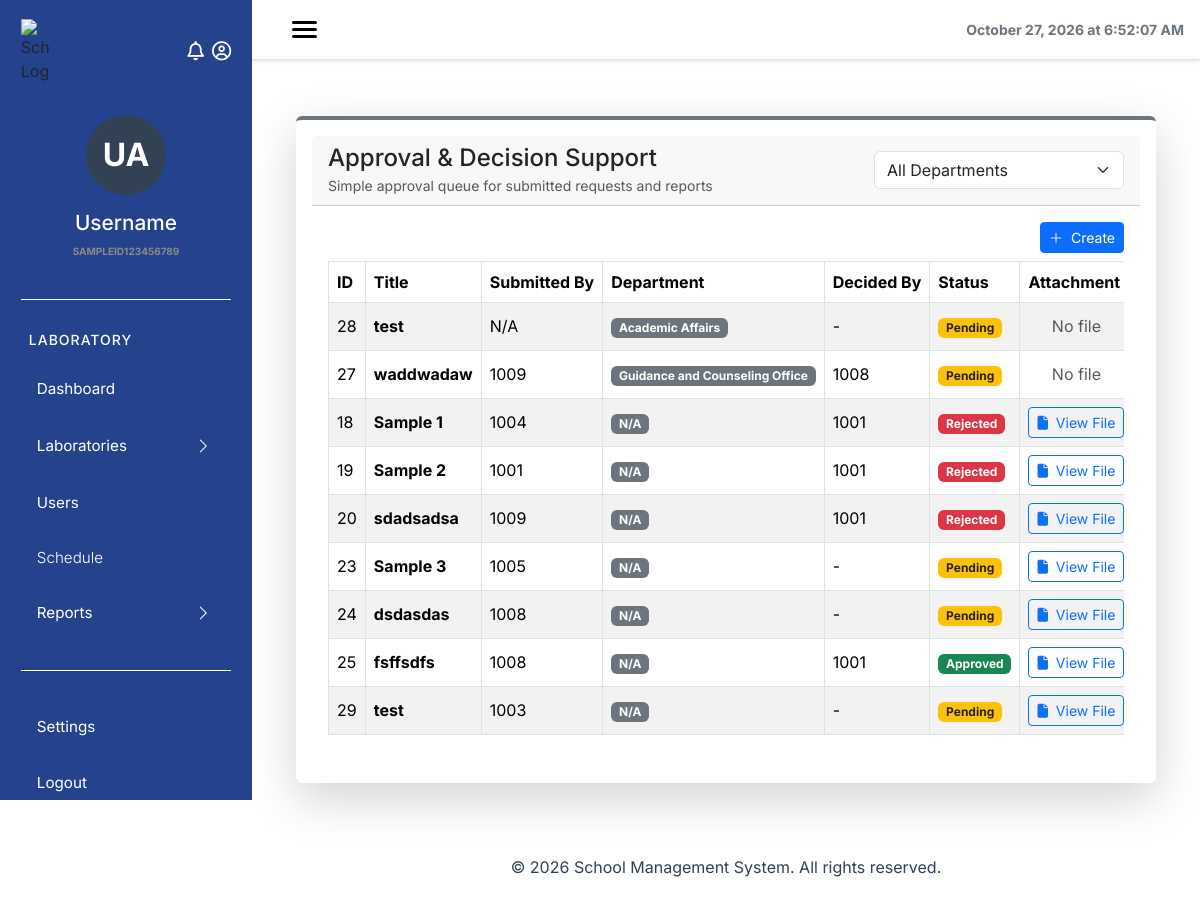
Screenshot of /approval-decision-support with the database file from the repository.
### tables this page shows
CREATE TABLE `sd_approvals` (
  `approval_id` int(11) NOT NULL,
  `title` varchar(255) DEFAULT NULL,
  `description` text DEFAULT NULL,
  `remarks` text DEFAULT NULL,
  `submitted_on` datetime DEFAULT NULL,
  `submit_by` bigint(100) DEFAULT NULL,
  `department` int(11) DEFAULT NULL,
  `approver_id` bigint(20) DEFAULT NULL,
  `approved_at` datetime DEFAULT NULL,
  `decision` enum('Approved','Rejected','Pending') DEFAULT 'Pending',
  `file_path` varchar(255) DEFAULT NULL
);

CREATE TABLE `sd_department` (
  `department_id` int(100) NOT NULL,
  `department_name` varchar(100) DEFAULT NULL,
  `department_head` bigint(100) DEFAULT NULL
);

### app/views/approval-decision-support/index.php (called while the page is built, shortened)
<?php require __DIR__ . '/../includes/header.php'; ?>
<?php require __DIR__ . '/../includes/sidebar.php'; ?>
<?php require __DIR__ . '/main-content.php'; ?>
<?php require __DIR__ . '/../includes/footer.php'; ?>

### app/controllers/ApprovalDecisionSupportController.php (called while the page is built, shortened)
<?php
require_once __DIR__ . '/../models/Approvals.php';
class ApprovalDecisionSupportController
{
    public function index()
    {
        $approvalModel    = new Approvals();
        $departmentId = $_GET['department'] ?? null;
        if ($departmentId) {
            $approvals = $approvalModel->getByDepartment($departmentId);
        } else {
            $approvals = $approvalModel->all();
        }
        require __DIR__ . '/../views/approval-decision-support/index.php';
    }
}

### app/models/core/DatabaseTwo.php (called while the page is built, shortened)
<?php
class DatabaseTwo
{
    private static $instance = null;
    protected $conn;
    private function __construct()
    {
        $this->conn = new PDO(
            "mysql:host=localhost;dbname=sms1;charset=utf8",
            "root",
            "",
            [
                PDO::ATTR_ERRMODE => PDO::ERRMODE_EXCEPTION,
                PDO::ATTR_DEFAULT_FETCH_MODE => PDO::FETCH_ASSOC
            ]
        );
    }
    public static function getInstance()
    {
        if (self::$instance === null) {
            self::$instance = new self();
        }
        return self::$instance;
    }
    public function getConnection()
    {
        return $this->conn;
    }
}

### app/models/Approvals.php (called while the page is built, shortened)
<?php
require_once __DIR__ . '/core/DatabaseTwo.php';
class Approvals extends DatabaseTwo
{
    protected $table = 'sd_approvals';
    public function __construct()
    {
        $this->conn = DatabaseTwo::getInstance()->getConnection();
    }
    public function all()
    {
        $stmt = $this->conn->prepare("
        SELECT a.*, d.department_name
        FROM {$this->table} a
        LEFT JOIN sd_department d ON a.department = d.department_id
        ORDER BY a.submitted_on DESC
    ");
        $stmt->execute();
        return $stmt->fetchAll(PDO::FETCH_ASSOC);
    }
}

### app/views/approval-decision-support/table.php (the view, shortened to what this page needs)
<div class="table-responsive">
    <table id="approvalDSTable"
        class="table table-striped table-bordered align-middle"
        style="width:100%">
        <thead class="text-nowrap">
            <tr>
                <th>ID</th>
                <th>Title</th>
                <th>Submitted By</th>
                <th>Department</th>
                <th>Decided By</th>
                <th>Status</th>
                <th>Attachment</th>
            </tr>
        </thead>
        <tbody>
            <?php if (!empty($approvals)) : ?>
                <?php foreach ($approvals as $approval) : ?>
                    <tr data-approval-id="<?= htmlspecialchars($approval['approval_id']) ?>">
                        <td class="text-nowrap">
                            <?= htmlspecialchars($approval['approval_id']) ?>
                        </td>
                        <td>
                            <strong>
                                <?= htmlspecialchars($approval['title'] ?? 'N/A') ?>
                            </strong>
                        </td>
                        <td class="text-nowrap">
                            <?= htmlspecialchars($approval['submit_by'] ?? 'N/A') ?>
                        </td>
                        <td>
                            <span class="badge bg-secondary">
                                <?= htmlspecialchars($approval['department_name'] ?? 'N/A') ?>
                            </span>
                        </td>
                        <td class="text-nowrap">
                            <?= htmlspecialchars($approval['approver_id'] ?? '-') ?>
                        </td>
                        <td class="text-nowrap">
                            <?php
                            $decision = strtolower($approval['decision'] ?? 'pending');
                            $badgeClass = match ($decision) {
                                'approved' => 'bg-success',
                                'rejected' => 'bg-danger',
                                default => 'bg-warning text-dark'
                            };
                            ?>
                            <span class="badge <?= $badgeClass ?>">
                                <?= ucfirst($decision) ?>
                            </span>
                        </td>
                        <td class="text-center text-nowrap">
                            <?php if (!empty($approval['file_path'])): ?>
                                <a href="<?= BASE_URL . '/public/' . ltrim($approval['file_path'], '/') ?>"
                                    class="btn btn-outline-primary btn-sm"
                                    target="_blank">
                                    <i class="fas fa-file me-1"></i>
                                    View File
                                </a>
                            <?php else: ?>
                                <span class="text-muted">
                                    No file
                                </span>
                            <?php endif; ?>
                        </td>
                    </tr>
                <?php endforeach; ?>
            <?php endif; ?>
        </tbody>
    </table>
</div>

### css/styles.css (style rules this page uses)
* { margin: 0; padding: 0; box-sizing: border-box; font-family: 'Inter', sans-serif; }
:root { --color1: rgba(32, 0, 130, 1); --color2: rgba(51, 65, 85, 1); --color3: rgba(255, 255, 255, 1); --color4: rgba(186, 186, 186, 1); --color5: rgba(95, 95, 95, 1); --color6: rgba(51, 65, 85, 1); --color7: rgb(81, 70, 183); --color8: rgb(0, 0, 0); --color9: rgba(240, 240, 240, 1); --sidebar-width: 252px; --header-height: 60px; }
body { background: var(--color9); }

### rows the page displays
sd_approvals: approval_id "28", title "test", submit_by "N/A", sd_department.department_name "Academic Affairs", approver "-", decision "Pending", shows "No file"
sd_approvals: approval_id "27", title "waddwadaw", submit_by "1009", sd_department.department_name "Guidance and Counseling Office", approver "1008", decision "Pending", shows "No file"
sd_approvals: approval_id "18", title "Sample 1", submit_by "1004", department_name "N/A", approver "1001", decision "Rejected"
sd_approvals: approval_id "19", title "Sample 2", submit_by "1001", department_name "N/A", approver "1001", decision "Rejected"
sd_approvals: approval_id "20", title "sdadsadsa", submit_by "1009", department_name "N/A", approver "1001", decision "Rejected"
sd_approvals: approval_id "23", title "Sample 3", submit_by "1005", department_name "N/A", approver "-", decision "Pending"
sd_approvals: approval_id "24", title "dsdasdas", submit_by "1008", department_name "N/A", approver "-", decision "Pending"
sd_approvals: approval_id "25", title "fsffsdfs", submit_by "1008", department_name "N/A", approver "1001", decision "Approved"
sd_approvals: approval_id "29", title "test", submit_by "1003", department_name "N/A", approver "-", decision "Pending"
